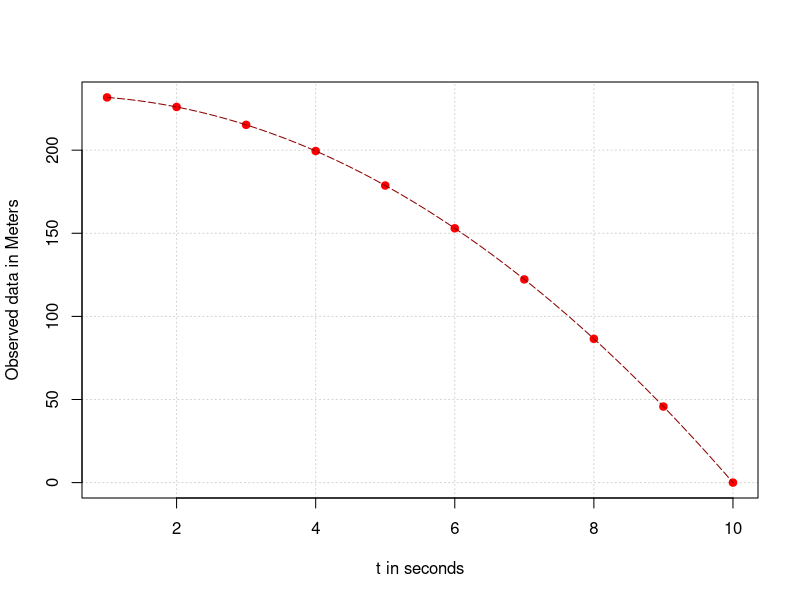
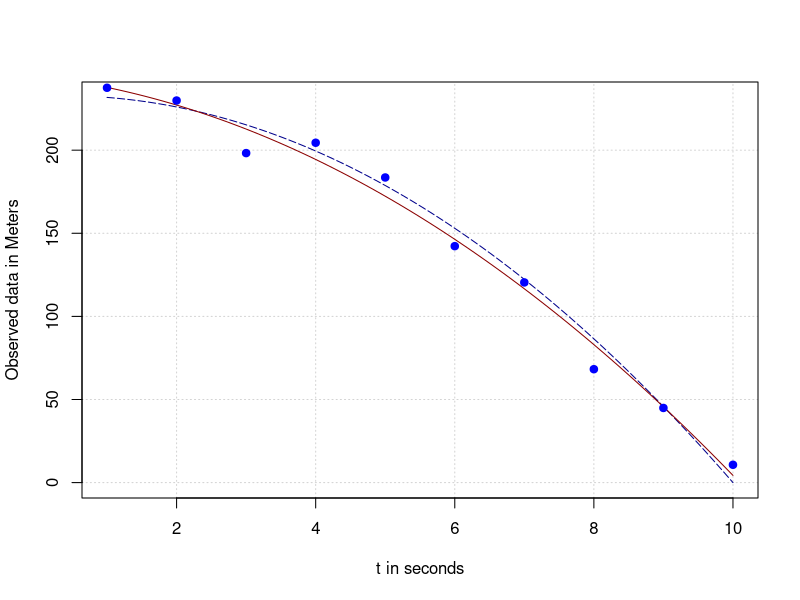

Generate these figures, in order, with R:

rm(list=ls()) 

# Data generator functions
fdata <- function(t) {
  -2.50*t^2 + 1.75*t + 232.50 
}

# Generate and plot observed data
x <- 1:10
ydata <- fdata(x)
plot(x, ydata, pch=19, panel.first = grid(),
     col='red', xlab = 't in seconds', ylab = 'Observed data in Meters')
curve(fdata, from = 1, to = 10, col = 'darkred', lty=5, add = T)

# Fit Model
fmodel <- function(t) {
  c(t^2, t, 1)
}

# Pseudo Inverse compute function
pseudo.inv <- function(M){
  solve(t(M)%*%M)%*%t(M)
}

# Measurement matrix
A <- do.call(rbind, lapply(x, fmodel))

# Coefficients estimation
x.hat <- pseudo.inv(A)%*%matrix(ydata)

# Additive noise to original observed data
y.noise_obs <- ydata + rnorm(10,1,10)
A <- do.call(rbind, lapply(x, fmodel))

# Coefficients estimation
x.hat <- pseudo.inv(A)%*%matrix(y.noise_obs)
y.hat <- function(xhat, t) xhat[1]*t^2 + xhat[2]*t + xhat[3]

# View results
curve(fdata, from = 1, to = 10, col = 'darkblue', lty=5, panel.first = grid(),
      xlab = 't in seconds', ylab = 'Observed data in Meters')
curve(y.hat(x.hat, x), from = 1, to = 10, col = 'darkred', add = T)
points(x, y.noise_obs, pch=19, col='blue')
